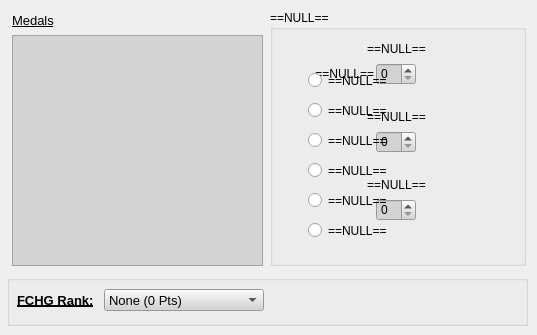
    <widget class="QWidget" name="tabMRF">
     <attribute name="title">
      <string>Medals, Ribbons and FCHG</string>
     </attribute>
     <widget class="QGroupBox" name="groupBox_4">
      <property name="geometry">
       <rect>
        <x>7</x>
        <y>275</y>
        <width>521</width>
        <height>51</height>
       </rect>
      </property>
      <property name="title">
       <string/>
      </property>
      <widget class="QLabel" name="label_26">
       <property name="geometry">
        <rect>
         <x>10</x>
         <y>17</y>
         <width>81</width>
         <height>16</height>
        </rect>
       </property>
       <property name="font">
        <font>
         <family>Arial</family>
         <pointsize>10</pointsize>
         <weight>75</weight>
         <bold>true</bold>
         <underline>true</underline>
        </font>
       </property>
       <property name="text">
        <string>FCHG Rank:</string>
       </property>
      </widget>
      <widget class="QComboBox" name="cbFCHG">
       <property name="geometry">
        <rect>
         <x>97</x>
         <y>14</y>
         <width>160</width>
         <height>22</height>
        </rect>
       </property>
       <property name="font">
        <font>
         <family>Arial</family>
         <pointsize>10</pointsize>
        </font>
       </property>
       <property name="styleSheet">
        <string notr="true">background-color: rgb(211, 211, 211);</string>
       </property>
       <item>
        <property name="text">
         <string>None (0 Pts)</string>
        </property>
       </item>
       <item>
        <property name="text">
         <string>Grenadier (10 Pts)</string>
        </property>
       </item>
       <item>
        <property name="text">
         <string>Lancer (25 Pts)</string>
        </property>
       </item>
       <item>
        <property name="text">
         <string>Hussar (50 Pts)</string>
        </property>
       </item>
       <item>
        <property name="text">
         <string>Fusilier (75 Pts)</string>
        </property>
       </item>
       <item>
        <property name="text">
         <string>Dragoon (100 Pts)</string>
        </property>
       </item>
       <item>
        <property name="text">
         <string>Cavalier (150 Pts)</string>
        </property>
       </item>
       <item>
        <property name="text">
         <string>Gallant (200 Pts)</string>
        </property>
       </item>
       <item>
        <property name="text">
         <string>Knight (250 Pts)</string>
        </property>
       </item>
       <item>
        <property name="text">
         <string>Paladin (300 Pts)</string>
        </property>
       </item>
       <item>
        <property name="text">
         <string>Legionnaire (400 Pts)</string>
        </property>
       </item>
       <item>
        <property name="text">
         <string>Aquilifer (500 Pts)</string>
        </property>
       </item>
       <item>
        <property name="text">
         <string>Decurion (750 Pts)</string>
        </property>
       </item>
       <item>
        <property name="text">
         <string>Tesserarius (1,000 Pts)</string>
        </property>
       </item>
       <item>
        <property name="text">
         <string>Optio (1,250 Pts)</string>
        </property>
       </item>
       <item>
        <property name="text">
         <string>Centurion (1,500 Pts)</string>
        </property>
       </item>
       <item>
        <property name="text">
         <string>Executor (2,000 Pts)</string>
        </property>
       </item>
       <item>
        <property name="text">
         <string>Gladiator (2,500 Pts)</string>
        </property>
       </item>
       <item>
        <property name="text">
         <string>Archon (3,000 Pts)</string>
        </property>
       </item>
       <item>
        <property name="text">
         <string>Templar (3,500 Pts)</string>
        </property>
       </item>
       <item>
        <property name="text">
         <string>Imperator (4,000 Pts)</string>
        </property>
       </item>
      </widget>
     </widget>
     <widget class="QLabel" name="label_24">
      <property name="geometry">
       <rect>
        <x>12</x>
        <y>12</y>
        <width>131</width>
        <height>16</height>
       </rect>
      </property>
      <property name="font">
       <font>
        <family>Arial</family>
        <pointsize>10</pointsize>
        <weight>50</weight>
        <bold>false</bold>
        <underline>true</underline>
       </font>
      </property>
      <property name="text">
       <string>Medals</string>
      </property>
     </widget>
     <widget class="QListWidget" name="lw_medals">
      <property name="geometry">
       <rect>
        <x>12</x>
        <y>35</y>
        <width>251</width>
        <height>231</height>
       </rect>
      </property>
      <property name="font">
       <font>
        <family>Arial</family>
       </font>
      </property>
      <property name="styleSheet">
       <string notr="true">background-color: rgb(211, 211, 211);</string>
      </property>
     </widget>
     <widget class="QGroupBox" name="gb_medals">
      <property name="geometry">
       <rect>
        <x>270</x>
        <y>10</y>
        <width>256</width>
        <height>256</height>
       </rect>
      </property>
      <property name="font">
       <font>
        <family>Arial</family>
        <pointsize>9</pointsize>
        <weight>50</weight>
        <bold>false</bold>
       </font>
      </property>
      <property name="title">
       <string>==NULL==</string>
      </property>
      <widget class="QSpinBox" name="sb_multi_centerTop">
       <property name="geometry">
        <rect>
         <x>106</x>
         <y>53</y>
         <width>40</width>
         <height>22</height>
        </rect>
       </property>
       <property name="styleSheet">
        <string notr="true">background-color: rgb(211, 211, 211);</string>
       </property>
      </widget>
      <widget class="QLabel" name="lbl_multi_centerTop">
       <property name="geometry">
        <rect>
         <x>6</x>
         <y>29</y>
         <width>241</width>
         <height>20</height>
        </rect>
       </property>
       <property name="font">
        <font>
         <family>Arial</family>
         <pointsize>9</pointsize>
        </font>
       </property>
       <property name="text">
        <string>==NULL==</string>
       </property>
       <property name="alignment">
        <set>Qt::AlignCenter</set>
       </property>
      </widget>
      <widget class="QLabel" name="lbl_ranged">
       <property name="geometry">
        <rect>
         <x>3</x>
         <y>54</y>
         <width>101</width>
         <height>20</height>
        </rect>
       </property>
       <property name="font">
        <font>
         <family>Arial</family>
         <pointsize>9</pointsize>
        </font>
       </property>
       <property name="text">
        <string>==NULL==</string>
       </property>
       <property name="alignment">
        <set>Qt::AlignRight|Qt::AlignTrailing|Qt::AlignVCenter</set>
       </property>
      </widget>
      <widget class="QSpinBox" name="sb_multi_centerMiddle">
       <property name="geometry">
        <rect>
         <x>106</x>
         <y>121</y>
         <width>40</width>
         <height>22</height>
        </rect>
       </property>
       <property name="styleSheet">
        <string notr="true">background-color: rgb(211, 211, 211);</string>
       </property>
      </widget>
      <widget class="QLabel" name="lbl_multi_centerMiddle">
       <property name="geometry">
        <rect>
         <x>6</x>
         <y>97</y>
         <width>241</width>
         <height>20</height>
        </rect>
       </property>
       <property name="font">
        <font>
         <family>Arial</family>
         <pointsize>9</pointsize>
        </font>
       </property>
       <property name="text">
        <string>==NULL==</string>
       </property>
       <property name="alignment">
        <set>Qt::AlignCenter</set>
       </property>
      </widget>
      <widget class="QLabel" name="lbl_multi_centerBottom">
       <property name="geometry">
        <rect>
         <x>6</x>
         <y>165</y>
         <width>241</width>
         <height>20</height>
        </rect>
       </property>
       <property name="font">
        <font>
         <family>Arial</family>
         <pointsize>9</pointsize>
        </font>
       </property>
       <property name="text">
        <string>==NULL==</string>
       </property>
       <property name="alignment">
        <set>Qt::AlignCenter</set>
       </property>
      </widget>
      <widget class="QSpinBox" name="sb_multi_centerBottom">
       <property name="geometry">
        <rect>
         <x>106</x>
         <y>189</y>
         <width>40</width>
         <height>22</height>
        </rect>
       </property>
       <property name="styleSheet">
        <string notr="true">background-color: rgb(211, 211, 211);</string>
       </property>
      </widget>
      <widget class="QRadioButton" name="rb_upgradeable_0">
       <property name="geometry">
        <rect>
         <x>38</x>
         <y>62</y>
         <width>211</width>
         <height>17</height>
        </rect>
       </property>
       <property name="text">
        <string>==NULL==</string>
       </property>
      </widget>
      <widget class="QRadioButton" name="rb_upgradeable_1">
       <property name="geometry">
        <rect>
         <x>38</x>
         <y>92</y>
         <width>211</width>
         <height>17</height>
        </rect>
       </property>
       <property name="text">
        <string>==NULL==</string>
       </property>
      </widget>
      <widget class="QRadioButton" name="rb_upgradeable_2">
       <property name="geometry">
        <rect>
         <x>38</x>
         <y>122</y>
         <width>211</width>
         <height>17</height>
        </rect>
       </property>
       <property name="text">
        <string>==NULL==</string>
       </property>
      </widget>
      <widget class="QRadioButton" name="rb_upgradeable_3">
       <property name="geometry">
        <rect>
         <x>38</x>
         <y>152</y>
         <width>211</width>
         <height>17</height>
        </rect>
       </property>
       <property name="text">
        <string>==NULL==</string>
       </property>
      </widget>
      <widget class="QRadioButton" name="rb_upgradeable_4">
       <property name="geometry">
        <rect>
         <x>38</x>
         <y>182</y>
         <width>211</width>
         <height>17</height>
        </rect>
       </property>
       <property name="text">
        <string>==NULL==</string>
       </property>
      </widget>
      <widget class="QRadioButton" name="rb_upgradeable_5">
       <property name="geometry">
        <rect>
         <x>38</x>
         <y>212</y>
         <width>211</width>
         <height>17</height>
        </rect>
       </property>
       <property name="text">
        <string>==NULL==</string>
       </property>
      </widget>
      <zorder>lbl_multi_centerTop</zorder>
      <zorder>sb_multi_centerTop</zorder>
      <zorder>lbl_ranged</zorder>
      <zorder>sb_multi_centerMiddle</zorder>
      <zorder>lbl_multi_centerMiddle</zorder>
      <zorder>lbl_multi_centerBottom</zorder>
      <zorder>sb_multi_centerBottom</zorder>
      <zorder>rb_upgradeable_0</zorder>
      <zorder>rb_upgradeable_1</zorder>
      <zorder>rb_upgradeable_2</zorder>
      <zorder>rb_upgradeable_3</zorder>
      <zorder>rb_upgradeable_4</zorder>
      <zorder>rb_upgradeable_5</zorder>
     </widget>
    </widget>
